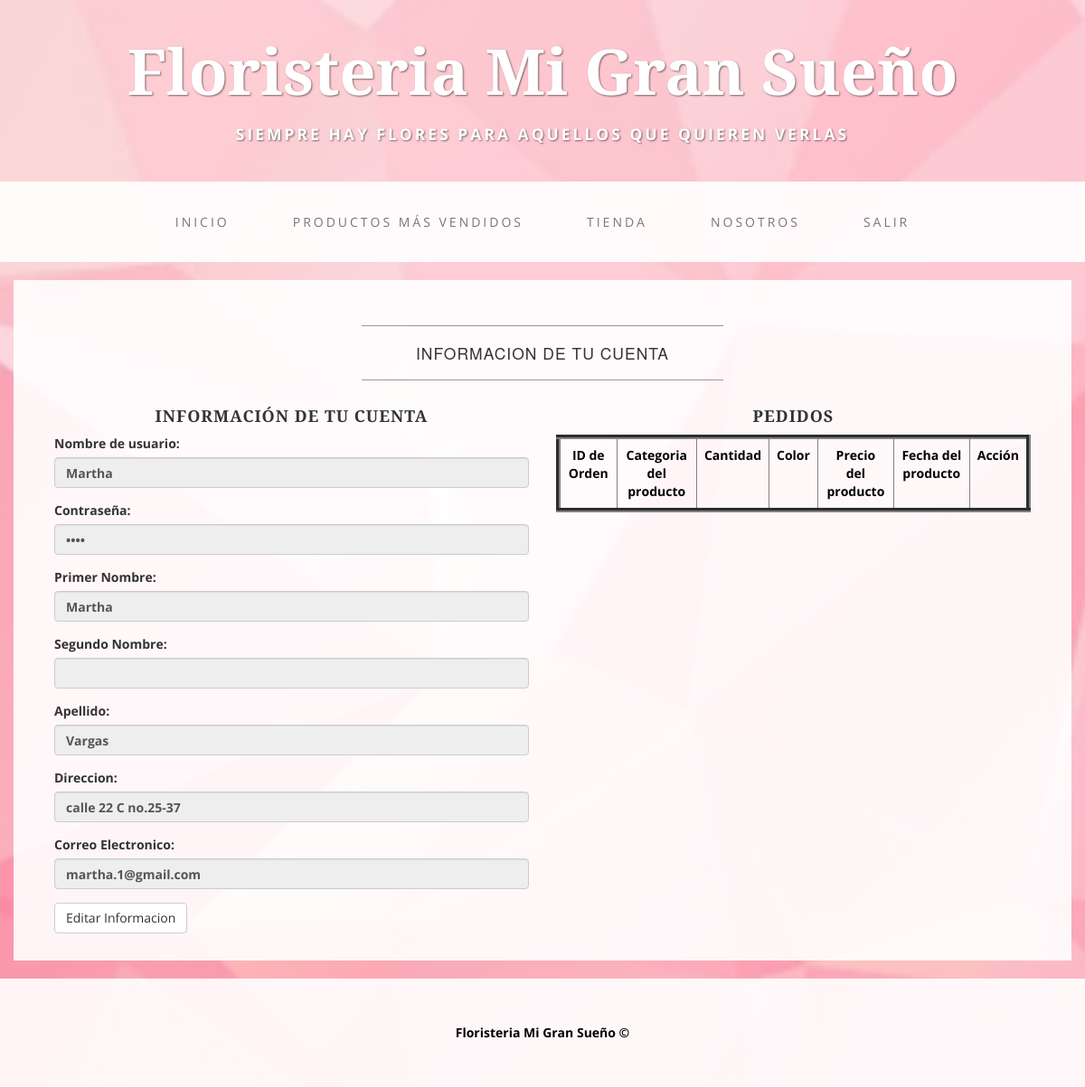
/entregas-master/ManageAccount.php (signed in), run on an earlier commit of the app's database.
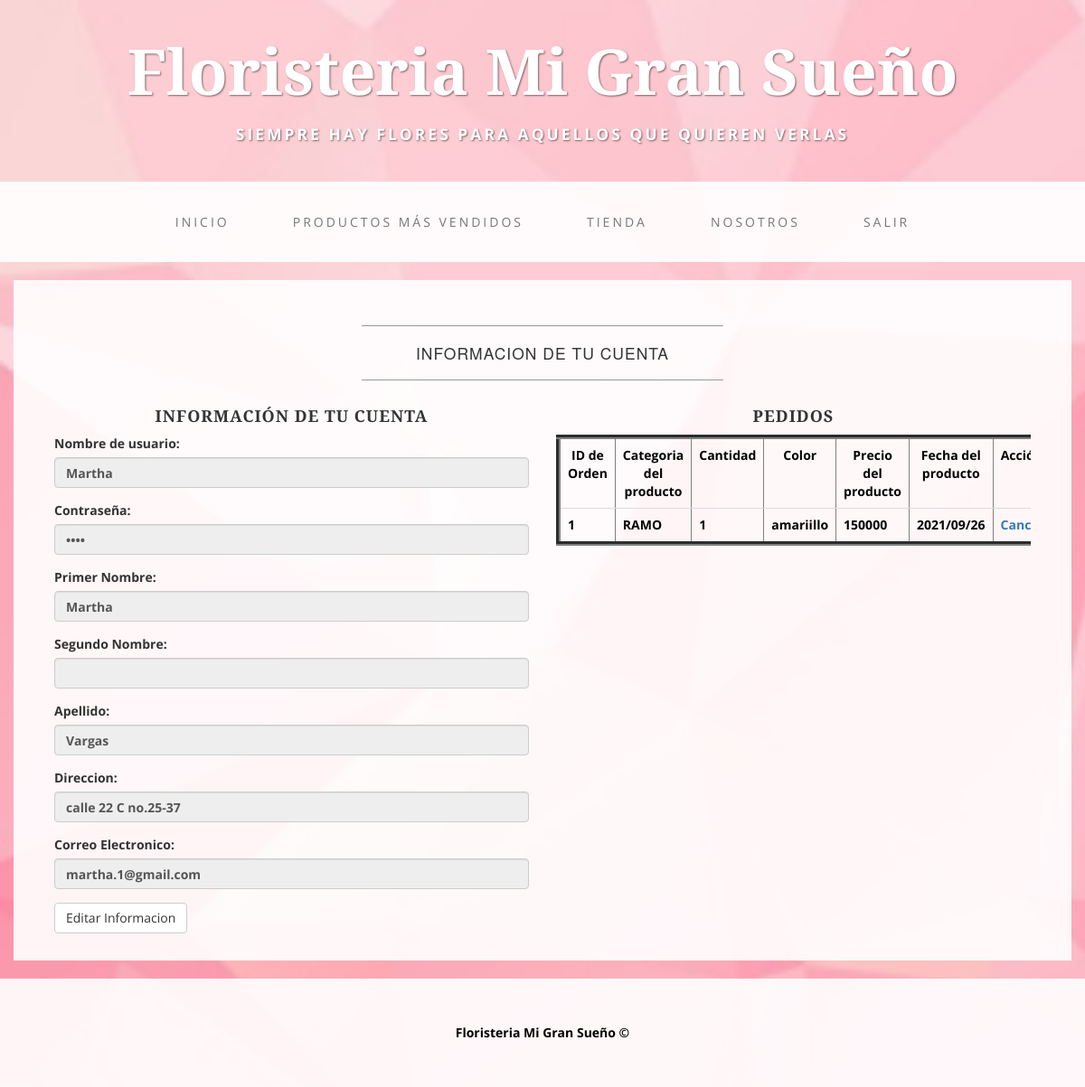
And on a later commit of the database.
### tables this page shows
CREATE TABLE `tbl_orders` (
  `OrderID` int(11) NOT NULL,
  `ProductID` int(11) DEFAULT NULL,
  `CustomerID` int(11) DEFAULT NULL,
  `Size` varchar(30) DEFAULT NULL,
  `Color` varchar(30) DEFAULT NULL,
  `DateOrdered` varchar(30) DEFAULT NULL,
  `FechaEntrega` date DEFAULT current_timestamp()
);

CREATE TABLE `tbl_products` (
  `ProductID` int(11) NOT NULL,
  `Productname` varchar(30) DEFAULT NULL,
  `ProductSize` varchar(30) DEFAULT NULL,
  `ProductPrice` varchar(30) DEFAULT NULL,
  `ProductCategory` varchar(30) DEFAULT NULL,
  `ProductImageName` varchar(50) DEFAULT NULL,
  `ProductImage` text DEFAULT NULL,
  `proCantidadActual` int(11) DEFAULT 0,
  `proCantidadMinimo` varchar(45) DEFAULT NULL,
  `proCantidadMaximo` varchar(45) DEFAULT NULL,
  `proUsuSesion` varchar(20) DEFAULT NULL,
  `pro_created_at` timestamp NULL DEFAULT current_timestamp(),
  `pro_updated_at` timestamp NULL DEFAULT current_timestamp() ON UPDATE current_timestamp(),
  `proEstado` set('ACTIVO','INACTIVO') DEFAULT NULL
);

### entregas-master/ManageAccount.php (the view, shortened to what the changed rows need)
<!DOCTYPE html>
<html lang="en">
<head>
    <link href="css/bootstrap.min.css" rel="stylesheet">
    <link href="css/business-casual.css" rel="stylesheet">
	<?php
		require 'Connection.php';
		$Username = null;
		if(!empty($_SESSION["Username"]))
		{
			$Username = $_SESSION["Username"];
		}
		$sql = "select * from tbl_customers where Username = '".$Username."' and Password = '".$_SESSION['Password']."'";
		$Res = mysqli_query($Conn,$sql);
		while($Rows = mysqli_fetch_array($Res))
		{
			$C_ID = $Rows[0];
		}
	?>
</head>
<body>
    <div class="container">
        <div class="row">
            <div class="box">
                <div class="col-lg-12">
						<h2 class="intro-text text-center">Informacion de tu cuenta</h2>
					<div class="col-md-6">
						<div class="table-responsive">
							<table border="5px" class="table">
								<?php
								$sqlI = "SELECT tbl_orders.OrderID, tbl_products.Productname, tbl_orders.Size, tbl_orders.Color, tbl_products.ProductPrice, tbl_orders.DateOrdered FROM tbl_products RIGHT JOIN  tbl_orders on tbl_orders.ProductID = tbl_products.ProductID WHERE tbl_orders.CustomerID = $C_ID ORDER BY tbl_orders.OrderID";
								$Resulta = mysqli_query($Conn,$sqlI);
								while($Rows = mysqli_fetch_array($Resulta)):;
								?>
								<tr style="color: black">
								<td><?php echo $Rows[0]; ?></td>
								<td><?php echo $Rows[1]; ?></td>
								<td><?php echo $Rows[2]; ?></td>
								<td><?php echo $Rows[3]; ?></td>
								<td><?php echo $Rows[4]; ?></td>
								<td><?php echo $Rows[5]; ?></td>
								<td>
								<a href="#" onclick="OrderOnclick(<?php echo $Rows[0]; ?>);">Cancel</a>
								</td>
								<?php endwhile; ?>
								</tr>
							</table>
						</div>
					</div>
                </div>
            </div>
        </div>
    </div>
</body>
</html>

What changed in the data, as far as the page shows it:
added tbl_orders: OrderID "1", ProductID.Productname "RAMO", Size "1", Color "amariillo", ProductID.ProductPrice "150000", DateOrdered "2021/09/26"
